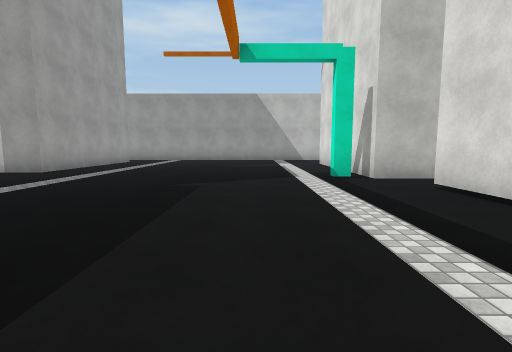
View 1 (above)

20 first-person views from a walk through a Unity game level. The camera is 1.4 m above the floor, tilts 6° down and sees 85° across. The floor is counted in squares, 2 m on a side. Each view is taken from the middle of a square. On the plan, view 1 faces up. The plan holds only what a view shows up to about 9 squares ahead; the rest is blank. The place goes on beyond the plan. Surface patterns are stand-ins for the level's own textures.

View 2
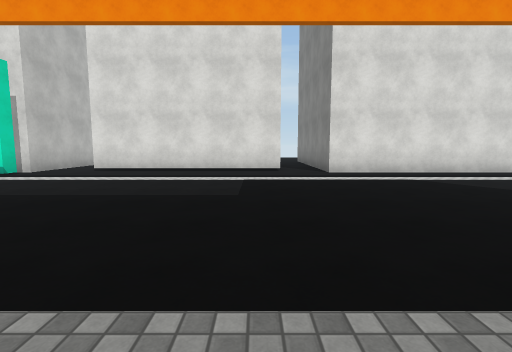

View 3
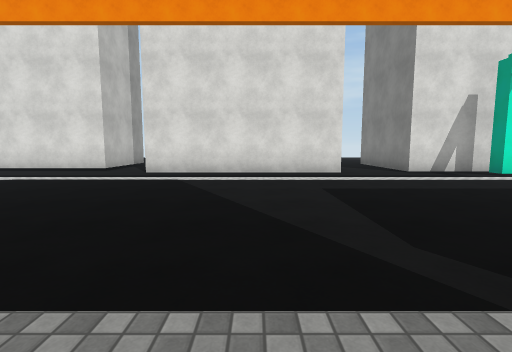

View 4
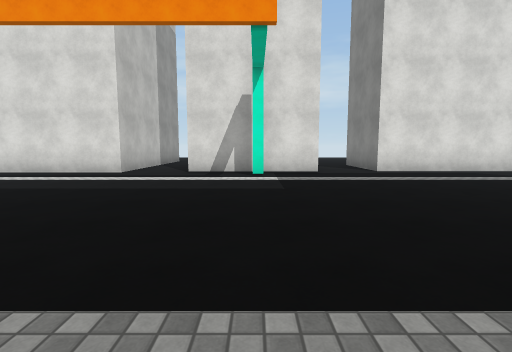

View 5
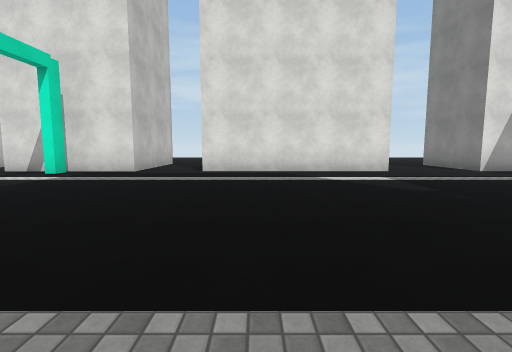

View 6
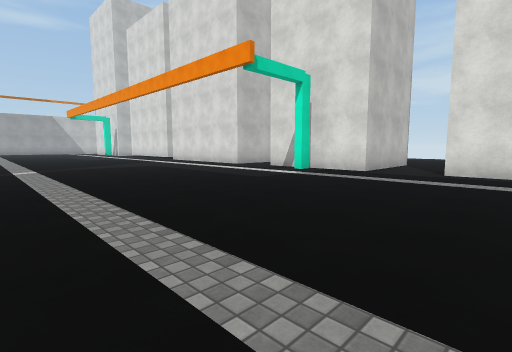

View 7
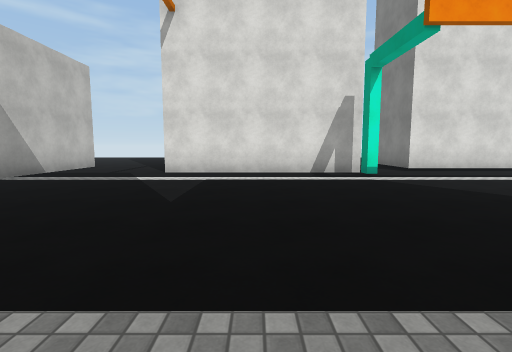

View 8
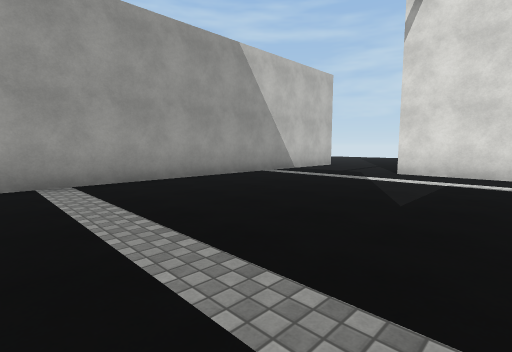

View 9
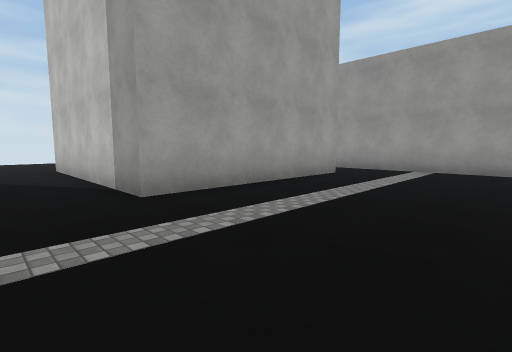

View 10
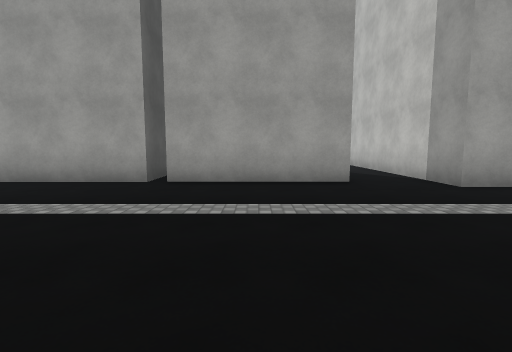

View 11
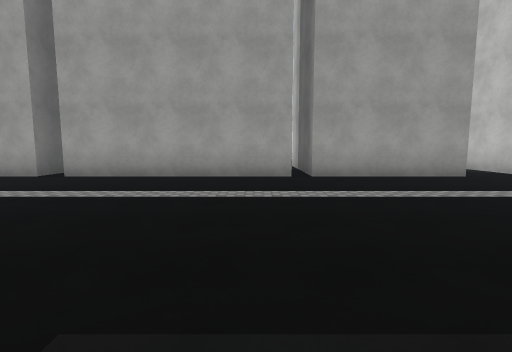

View 12
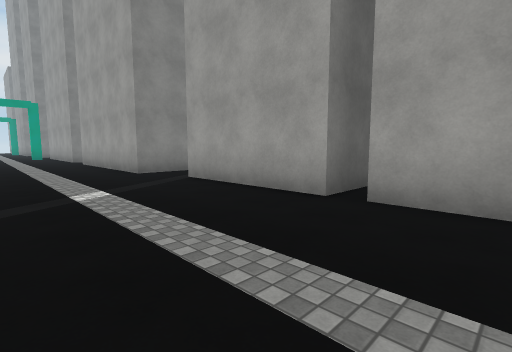

View 13
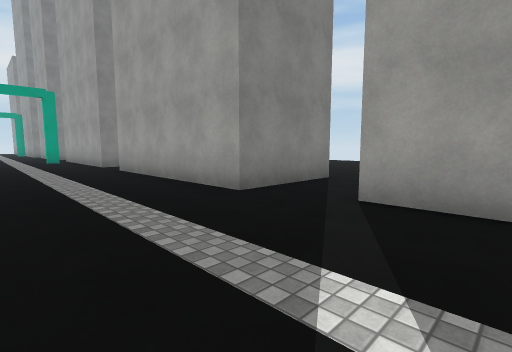

View 14
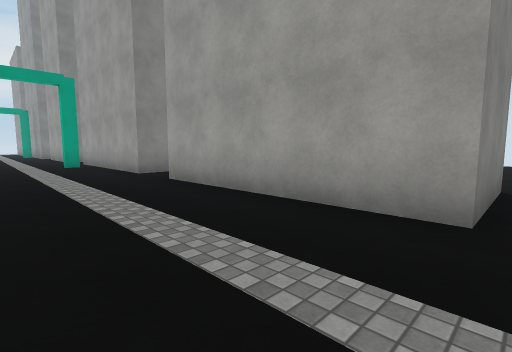

View 15
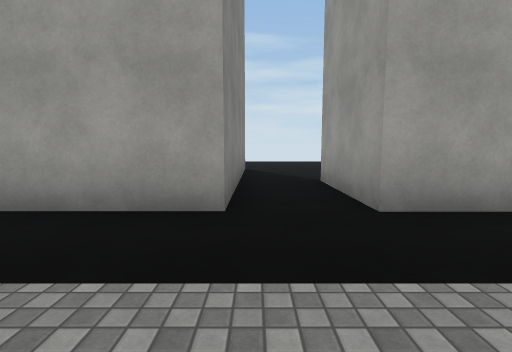

View 16
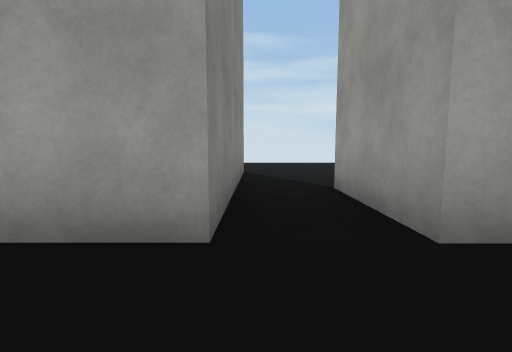

View 17
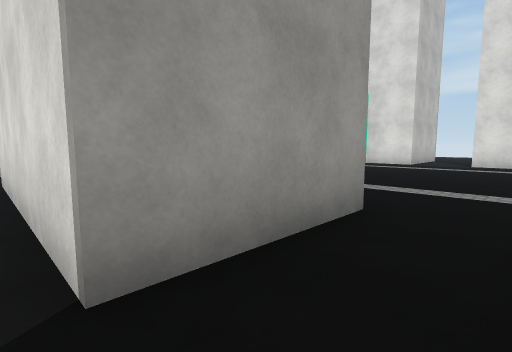

View 18
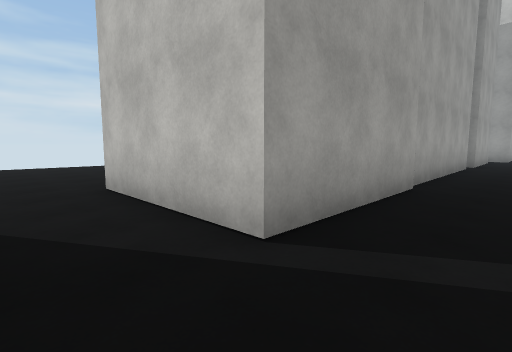

View 19
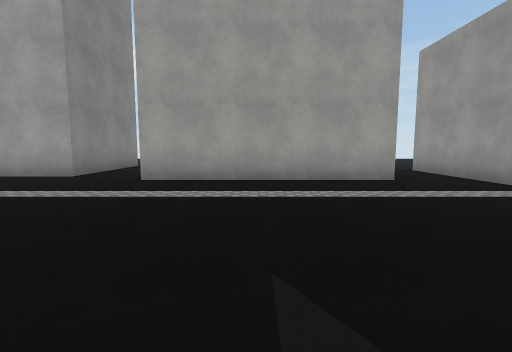

View 20
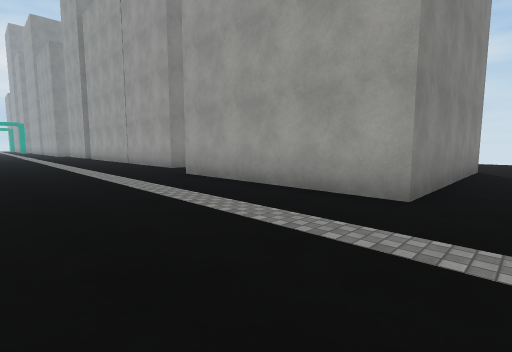

### Floor plan
Points are (right, up) in squares from view 1. A wall is a line through its corners. A room is listed if a view was taken in it or the views show most of it. See-through windows are left out.
Room 1 (views 1, 2, 3, 4, 5, 6, 7, 8, 9, 10, 11, 12, 13, 14, 15, 16, 17, 18, 19, 20)
walls: (-6.4, -4) (-6.4, -7.5) (-9.5, -7.5); (3, -0.7) (3, 4.6); (2.6, -7.3) (2.6, -2); (-6, -9.3) (-6, -14.7) (-8.7, -14.7) (-8.7, -9.3) (-6, -9.3); (-7.9, 1.8) (-6.4, 1.8) (-6.4, -3.5); (1.6, -10.9) (2.1, -10.9); (2.1, -11.2) (1.6, -11.2); (1.6, 6.3) (2.1, 6.3); (2.1, 6.2) (1.6, 6.2); (2.6, 6.2) (2.6, 11.5); (2.6, -12.7) (2.6, -9.2); (-9.1, 5.8) (-6.4, 5.8) (-6.4, 2.3) (-9, 2.3); (-9.5, -16.3) (-6, -16.3) (-6, -18.9); (-5.4, -19.1) (-4.9, -19.1); (-8.5, 12.9) (-6, 12.9) (-6, 7.6) (-9.5, 7.6); (3, -19.5) (3, -14.5); (1.6, 14.7) (-8.4, 14.7)
ways out: opening at (-8, 14); opening at (2.3, 13); opening at (3, -13.5); opening at (3, -8.5); opening at (3, -1); opening at (3, 5)

Where each view was taken, in squares from view 1:
view 1: 0 up, 0 right, facing up
view 2: 0 up, 5 left, facing right
view 3: 5 down, 5 left, facing right
view 4: 11 down, 5 left, facing right
view 5: 16 down, 5 left, facing right
view 6: 16 down, 5 left, facing up-right
view 7: 9 up, 5 left, facing right
view 8: 9 up, 5 left, facing up-right
view 9: 6 up, 2 left, facing up-left
view 10: 4 up, 1 left, facing left
view 11: 1 up, 0 right, facing left
view 12: 2 down, 3 left, facing down-left
view 13: 6 down, 3 left, facing down-left
view 14: 9 down, 3 left, facing down-left
view 15: 16 down, 3 left, facing left
view 16: 16 down, 4 left, facing left
view 17: 16 down, 9 left, facing up-right
view 18: 9 down, 5 left, facing up-left
view 19: 10 up, 0 right, facing left
view 20: 14 up, 2 left, facing down-left
